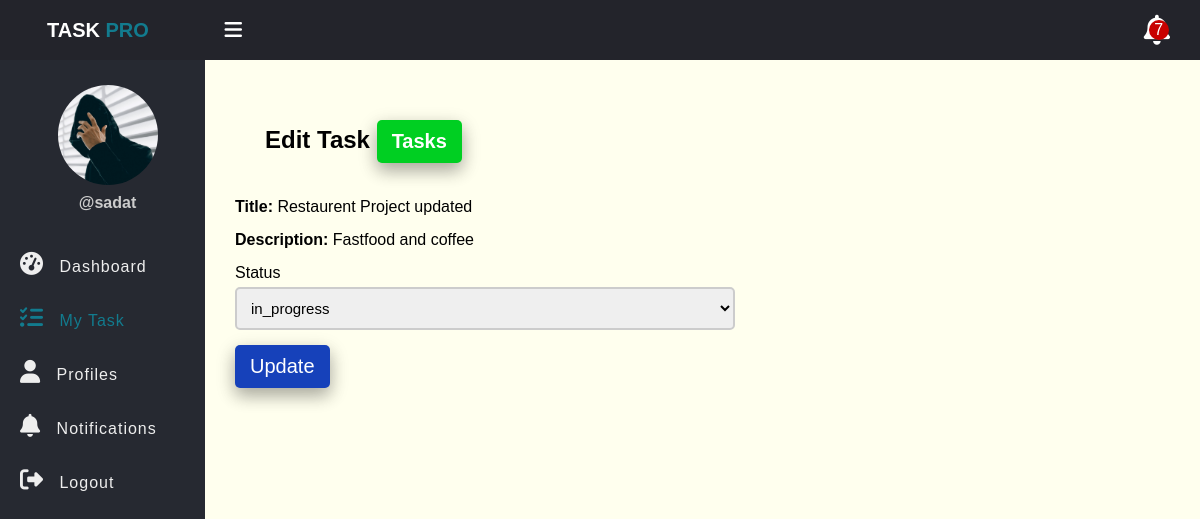
The page /edit_task_employee.php?id=3 (signed in) on the database its author committed.
### tables this page shows
CREATE TABLE `tasks` (
  `id` int(11) NOT NULL,
  `title` varchar(100) NOT NULL,
  `description` text DEFAULT NULL,
  `assigned_to` int(11) DEFAULT NULL,
  `due_date` date DEFAULT NULL,
  `status` enum('pending','in_progress','completed') DEFAULT 'pending',
  `created_at` timestamp NOT NULL DEFAULT current_timestamp()
);

### app/Model/Task.php (called while the page is built, shortened)
<?php
function get_task_by_id($conn, $id){
    $sql = "SELECT * FROM tasks WHERE id = ? ";
    $stmt = $conn->prepare($sql);
    $stmt->execute([$id]);
    if($stmt->rowCount() > 0){
        $task = $stmt->fetch();
    }else{
        $task = 0;
    }
    return $task;
}

### edit_task_employee.php (the view, shortened to what this page needs)
<?php
if(isset($_SESSION['role']) && isset($_SESSION['id']) && $_SESSION['role'] == 'employee'){
    include "DB_connection.php";
	include "app/Model/Task.php";
    $id = $_GET['id'];
	$task = get_task_by_id($conn, $id);
?>
<!DOCTYPE html>
<html>
<head>
	<link rel="stylesheet" href="css/all.min.css">
	<link rel="stylesheet" href="css/style.css">
</head>
<body>
	<?php include "inc/header.php"; ?>
	<div class="body">
	<?php include "inc/nav.php"; ?>
		<section class="section-1">
            <h2 class="title">Edit Task <a href="my_task.php">Tasks</a></h2>
            <form action="app/update_task_employee.php" method="POST" class="form_1">
                <div class="input_holder">
                    <p><strong>Title: </strong><?php echo $task['title']?></p>
                </div>
                <div class="input_holder">
                    <p><strong>Description: </strong><?php echo $task['description']?></p>
                </div>
                <div class="input_holder">
                    <label for="">Status</label>
                    <select name="status" class="input_1">
                       <option <?php if($task['status'] == 'in_progress') echo "selected"; ?>>in_progress</option>
                    </select>
                </div>
				<button class="edit_btn">Update</button>
            </form>
		</section>
	</div>
</body>
</html>
<?php }else{
		$em = "First Login";
		header("Location: login.php?error=$em");
		exit();
	}
?>

### css/style.css (style rules this page uses)
* { padding: 0; margin: 0; box-sizing: border-box; font-family: arial, sans-serif; }
.body { display: flex; }
.section-1 { padding: 30px; }
.section-1 .title { padding: 30px; }
.section-1 .title a { display: inline-block; text-decoration: none; padding-left: 10px; border: none; background: #00CF22; padding: 10px 15px; color: #fff; font-size: 20px; border-radius: 5px; outline: none; cursor: pointer; transition: background 1s; box-shadow: 0 8px 16px 0 rgba(0,0,0,0.2), 0 6px 20px 0 rgba(0,0,0,0.19); }
.section-1 { width: 100%; background: #ffe; }
.edit_btn { display: inline-block; text-decoration: none; padding-left: 10px; border: none; background: #1641ba; padding: 10px 15px; color: #fff; font-size: 20px; border-radius: 5px; outline: none; cursor: pointer; transition: background 1s; box-shadow: 0 8px 16px 0 rgba(0,0,0,0.2), 0 6px 20px 0 rgba(0,0,0,0.19); }
.form_1 { width: 90%; max-width: 500px; }
.input_holder { margin-bottom: 15px; }
.input_holder label { display: block; margin-bottom: 5px; }
.input_1 { border: 2px solid #ccc; width: 100%; padding: 10px; font-size: 15px; outline: none; display: block; border-radius: 5px; }

### rows shown on the page
tasks: title "Restaurent Project updated", description "Fastfood and coffee", status "in_progress"

### other values the page prints
$_SESSION['username'] "sadat"
